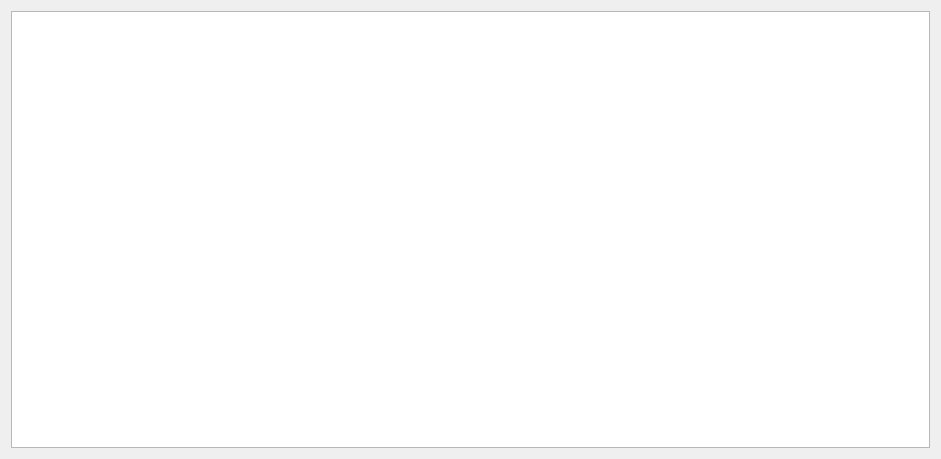
<?xml version="1.0" encoding="UTF-8"?>
<ui version="4.0">
 <class>Log</class>
 <widget class="QWidget" name="Log">
  <property name="geometry">
   <rect>
    <x>0</x>
    <y>0</y>
    <width>941</width>
    <height>459</height>
   </rect>
  </property>
  <property name="windowTitle">
   <string>Form</string>
  </property>
  <layout class="QGridLayout" name="gridLayout">
   <item row="0" column="0">
    <widget class="QPlainTextEdit" name="l"/>
   </item>
  </layout>
 </widget>
 <resources/>
 <connections/>
</ui>
